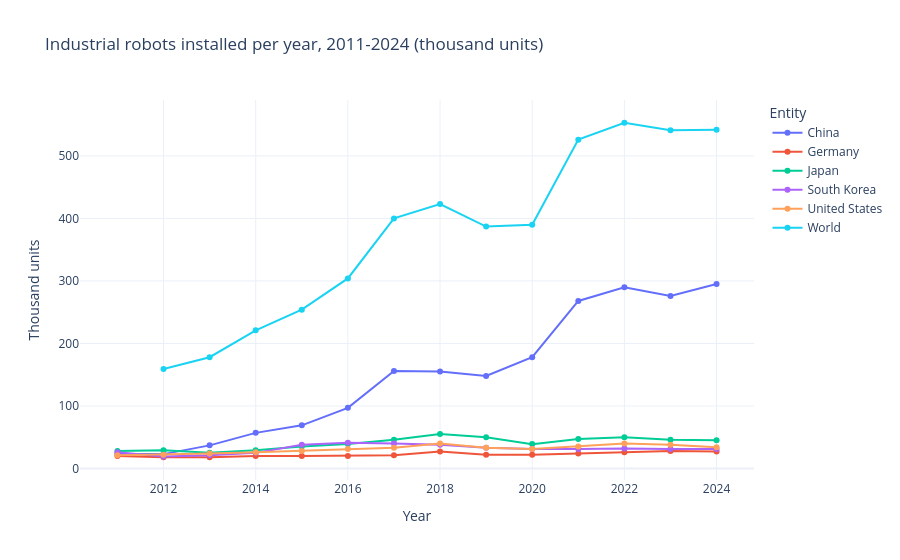

Notebook code cell kept with this figure:
### Markdown cell above
Industrial robots installed per year, 2011 to 2024. Data: IFR World Robotics via Our World in Data, which does not yet include 2025 (the IFR's September 2026 figures for 2025 are in the facts table). World installations were 542,000 units in 2024: China 295,000, Japan 45,000, the United States 34,000, South Korea 31,000, and Germany 27,000.

### Code cell
robots = owid("annual-industrial-robots-installed")
robots["Thousand units"] = robots["Annual industrial robots installed"] / 1000
fig = px.line(
    robots,
    x="Year",
    y="Thousand units",
    color="Entity",
    markers=True,
    title="Industrial robots installed per year, 2011-2024 (thousand units)",
)
fig.show()

### Figure 1 — Plotly figure (JSON) as saved in the notebook; plotly's stock layout.template omitted (floating-point values rounded to 4 significant figures)
{"data": [{"hovertemplate": "Entity=China<br>Year=%{x}<br>Thousand units=%{y}<extra></extra>", "legendgroup": "China", "line": {"color": "#636efa", "dash": "solid"}, "marker": {"symbol": "circle"}, "mode": "lines+markers", "name": "China", "orientation": "v", "showlegend": true, "type": "scatter", "x": [2011, 2012, 2013, 2014, 2015, 2016, 2017, 2018, 2019, 2020, 2021, 2022, 2023, 2024], "xaxis": "x", "y": [23.0, 23.0, 37.0, 57.0, 69.0, 97.0, 156.0, 155.0, 148.0, 178.0, 268.0, 290.0, 276.0, 295.0], "yaxis": "y"}, {"hovertemplate": "Entity=Germany<br>Year=%{x}<br>Thousand units=%{y}<extra></extra>", "legendgroup": "Germany", "line": {"color": "#EF553B", "dash": "solid"}, "marker": {"symbol": "circle"}, "mode": "lines+markers", "name": "Germany", "orientation": "v", "showlegend": true, "type": "scatter", "x": [2011, 2012, 2013, 2014, 2015, 2016, 2017, 2018, 2019, 2020, 2021, 2022, 2023, 2024], "xaxis": "x", "y": [20.0, 18.0, 18.0, 20.0, 20.0, 20.0, 21.0, 27.0, 22.0, 22.0, 24.0, 26.0, 28.0, 27.0], "yaxis": "y"}, {"hovertemplate": "Entity=Japan<br>Year=%{x}<br>Thousand units=%{y}<extra></extra>", "legendgroup": "Japan", "line": {"color": "#00cc96", "dash": "solid"}, "marker": {"symbol": "circle"}, "mode": "lines+markers", "name": "Japan", "orientation": "v", "showlegend": true, "type": "scatter", "x": [2011, 2012, 2013, 2014, 2015, 2016, 2017, 2018, 2019, 2020, 2021, 2022, 2023, 2024], "xaxis": "x", "y": [28.0, 29.0, 25.0, 29.0, 35.0, 39.0, 46.0, 55.0, 50.0, 39.0, 47.0, 50.0, 46.0, 45.0], "yaxis": "y"}, {"hovertemplate": "Entity=South Korea<br>Year=%{x}<br>Thousand units=%{y}<extra></extra>", "legendgroup": "South Korea", "line": {"color": "#ab63fa", "dash": "solid"}, "marker": {"symbol": "circle"}, "mode": "lines+markers", "name": "South Korea", "orientation": "v", "showlegend": true, "type": "scatter", "x": [2011, 2012, 2013, 2014, 2015, 2016, 2017, 2018, 2019, 2020, 2021, 2022, 2023, 2024], "xaxis": "x", "y": [26.0, 19.0, 21.0, 25.0, 38.0, 41.0, 40.0, 38.0, 33.0, 31.0, 31.0, 32.0, 31.0, 31.0], "yaxis": "y"}, {"hovertemplate": "Entity=United States<br>Year=%{x}<br>Thousand units=%{y}<extra></extra>", "legendgroup": "United States", "line": {"color": "#FFA15A", "dash": "solid"}, "marker": {"symbol": "circle"}, "mode": "lines+markers", "name": "United States", "orientation": "v", "showlegend": true, "type": "scatter", "x": [2011, 2012, 2013, 2014, 2015, 2016, 2017, 2018, 2019, 2020, 2021, 2022, 2023, 2024], "xaxis": "x", "y": [21.0, 22.0, 24.0, 26.0, 28.0, 31.0, 33.0, 40.0, 33.0, 31.0, 35.0, 40.0, 38.0, 34.0], "yaxis": "y"}, {"hovertemplate": "Entity=World<br>Year=%{x}<br>Thousand units=%{y}<extra></extra>", "legendgroup": "World", "line": {"color": "#19d3f3", "dash": "solid"}, "marker": {"symbol": "circle"}, "mode": "lines+markers", "name": "World", "orientation": "v", "showlegend": true, "type": "scatter", "x": [2012, 2013, 2014, 2015, 2016, 2017, 2018, 2019, 2020, 2021, 2022, 2023, 2024], "xaxis": "x", "y": [159.0, 178.0, 221.0, 254.0, 304.0, 400.0, 423.0, 387.0, 390.0, 526.0, 553.0, 541.0, 542.0], "yaxis": "y"}], "layout": {"legend": {"title": {"text": "Entity"}, "tracegroupgap": 0}, "title": {"text": "Industrial robots installed per year, 2011-2024 (thousand units)"}, "xaxis": {"anchor": "y", "domain": [0.0, 1.0], "title": {"text": "Year"}}, "yaxis": {"anchor": "x", "domain": [0.0, 1.0], "title": {"text": "Thousand units"}}}}
